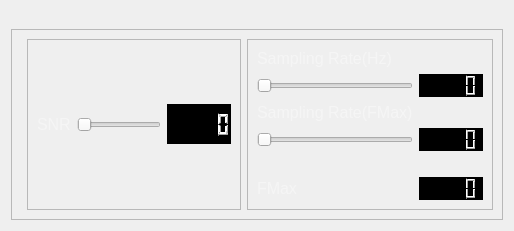
      <widget class="QWidget" name="tab_2">
       <attribute name="title">
        <string>Viewer</string>
       </attribute>
       <layout class="QGridLayout" name="gridLayout_6">
        <item row="0" column="0">
         <widget class="PlotWidget" name="graph1Viewer" native="true">
          <property name="sizePolicy">
           <sizepolicy hsizetype="MinimumExpanding" vsizetype="Preferred">
            <horstretch>0</horstretch>
            <verstretch>0</verstretch>
           </sizepolicy>
          </property>
         </widget>
        </item>
        <item row="2" column="0">
         <widget class="PlotWidget" name="graph3Viewer" native="true">
          <property name="sizePolicy">
           <sizepolicy hsizetype="MinimumExpanding" vsizetype="Preferred">
            <horstretch>0</horstretch>
            <verstretch>0</verstretch>
           </sizepolicy>
          </property>
         </widget>
        </item>
        <item row="1" column="0">
         <widget class="PlotWidget" name="graph2Viewer" native="true">
          <property name="sizePolicy">
           <sizepolicy hsizetype="MinimumExpanding" vsizetype="Preferred">
            <horstretch>0</horstretch>
            <verstretch>0</verstretch>
           </sizepolicy>
          </property>
         </widget>
        </item>
        <item row="3" column="0">
         <widget class="QFrame" name="frame">
          <property name="sizePolicy">
           <sizepolicy hsizetype="Expanding" vsizetype="Preferred">
            <horstretch>0</horstretch>
            <verstretch>0</verstretch>
           </sizepolicy>
          </property>
          <property name="frameShape">
           <enum>QFrame::StyledPanel</enum>
          </property>
          <property name="frameShadow">
           <enum>QFrame::Raised</enum>
          </property>
          <layout class="QGridLayout" name="gridLayout_4">
           <item row="0" column="2">
            <widget class="QFrame" name="frame_3">
             <property name="enabled">
              <bool>true</bool>
             </property>
             <property name="maximumSize">
              <size>
               <width>500</width>
               <height>180</height>
              </size>
             </property>
             <property name="frameShape">
              <enum>QFrame::StyledPanel</enum>
             </property>
             <property name="frameShadow">
              <enum>QFrame::Raised</enum>
             </property>
             <layout class="QGridLayout" name="gridLayout_7">
              <item row="7" column="0">
               <widget class="QLabel" name="label_6">
                <property name="palette">
                 <palette>
                  <active>
                   <colorrole role="WindowText">
                    <brush brushstyle="SolidPattern">
                     <color alpha="255">
                      <red>245</red>
                      <green>245</green>
                      <blue>245</blue>
                     </color>
                    </brush>
                   </colorrole>
                   <colorrole role="Text">
                    <brush brushstyle="SolidPattern">
                     <color alpha="255">
                      <red>245</red>
                      <green>245</green>
                      <blue>245</blue>
                     </color>
                    </brush>
                   </colorrole>
                   <colorrole role="PlaceholderText">
                    <brush brushstyle="SolidPattern">
                     <color alpha="128">
                      <red>245</red>
                      <green>245</green>
                      <blue>245</blue>
                     </color>
                    </brush>
                   </colorrole>
                  </active>
                  <inactive>
                   <colorrole role="WindowText">
                    <brush brushstyle="SolidPattern">
                     <color alpha="255">
                      <red>245</red>
                      <green>245</green>
                      <blue>245</blue>
                     </color>
                    </brush>
                   </colorrole>
                   <colorrole role="Text">
                    <brush brushstyle="SolidPattern">
                     <color alpha="255">
                      <red>245</red>
                      <green>245</green>
                      <blue>245</blue>
                     </color>
                    </brush>
                   </colorrole>
                   <colorrole role="PlaceholderText">
                    <brush brushstyle="SolidPattern">
                     <color alpha="128">
                      <red>245</red>
                      <green>245</green>
                      <blue>245</blue>
                     </color>
                    </brush>
                   </colorrole>
                  </inactive>
                  <disabled>
                   <colorrole role="WindowText">
                    <brush brushstyle="SolidPattern">
                     <color alpha="255">
                      <red>120</red>
                      <green>120</green>
                      <blue>120</blue>
                     </color>
                    </brush>
                   </colorrole>
                   <colorrole role="Text">
                    <brush brushstyle="SolidPattern">
                     <color alpha="255">
                      <red>120</red>
                      <green>120</green>
                      <blue>120</blue>
                     </color>
                    </brush>
                   </colorrole>
                   <colorrole role="PlaceholderText">
                    <brush brushstyle="SolidPattern">
                     <color alpha="128">
                      <red>0</red>
                      <green>0</green>
                      <blue>0</blue>
                     </color>
                    </brush>
                   </colorrole>
                  </disabled>
                 </palette>
                </property>
                <property name="font">
                 <font>
                  <pointsize>12</pointsize>
                 </font>
                </property>
                <property name="text">
                 <string>Sampling Rate(FMax)</string>
                </property>
               </widget>
              </item>
              <item row="8" column="0">
               <widget class="QSlider" name="normalizedSliderViewer">
                <property name="orientation">
                 <enum>Qt::Horizontal</enum>
                </property>
               </widget>
              </item>
              <item row="8" column="3">
               <widget class="QLCDNumber" name="normalizedBoxViewer">
                <property name="styleSheet">
                 <string notr="true">QLCDNumber{
    color: rgb(255, 255, 255);    
    background-color: rgb(0, 0, 0);
}</string>
                </property>
               </widget>
              </item>
              <item row="5" column="0">
               <widget class="QSlider" name="samplingSliderViewer">
                <property name="sizePolicy">
                 <sizepolicy hsizetype="Expanding" vsizetype="Fixed">
                  <horstretch>2</horstretch>
                  <verstretch>0</verstretch>
                 </sizepolicy>
                </property>
                <property name="orientation">
                 <enum>Qt::Horizontal</enum>
                </property>
               </widget>
              </item>
              <item row="10" column="0">
               <widget class="QLabel" name="FMaxLabel">
                <property name="palette">
                 <palette>
                  <active>
                   <colorrole role="WindowText">
                    <brush brushstyle="SolidPattern">
                     <color alpha="255">
                      <red>245</red>
                      <green>245</green>
                      <blue>245</blue>
                     </color>
                    </brush>
                   </colorrole>
                   <colorrole role="Text">
                    <brush brushstyle="SolidPattern">
                     <color alpha="255">
                      <red>245</red>
                      <green>245</green>
                      <blue>245</blue>
                     </color>
                    </brush>
                   </colorrole>
                   <colorrole role="PlaceholderText">
                    <brush brushstyle="SolidPattern">
                     <color alpha="128">
                      <red>245</red>
                      <green>245</green>
                      <blue>245</blue>
                     </color>
                    </brush>
                   </colorrole>
                  </active>
                  <inactive>
                   <colorrole role="WindowText">
                    <brush brushstyle="SolidPattern">
                     <color alpha="255">
                      <red>245</red>
                      <green>245</green>
                      <blue>245</blue>
                     </color>
                    </brush>
                   </colorrole>
                   <colorrole role="Text">
                    <brush brushstyle="SolidPattern">
                     <color alpha="255">
                      <red>245</red>
                      <green>245</green>
                      <blue>245</blue>
                     </color>
                    </brush>
                   </colorrole>
                   <colorrole role="PlaceholderText">
                    <brush brushstyle="SolidPattern">
                     <color alpha="128">
                      <red>245</red>
                      <green>245</green>
                      <blue>245</blue>
                     </color>
                    </brush>
                   </colorrole>
                  </inactive>
                  <disabled>
                   <colorrole role="WindowText">
                    <brush brushstyle="SolidPattern">
                     <color alpha="255">
                      <red>120</red>
                      <green>120</green>
                      <blue>120</blue>
                     </color>
                    </brush>
                   </colorrole>
                   <colorrole role="Text">
                    <brush brushstyle="SolidPattern">
                     <color alpha="255">
                      <red>120</red>
                      <green>120</green>
                      <blue>120</blue>
                     </color>
                    </brush>
                   </colorrole>
                   <colorrole role="PlaceholderText">
                    <brush brushstyle="SolidPattern">
                     <color alpha="128">
                      <red>0</red>
                      <green>0</green>
                      <blue>0</blue>
                     </color>
                    </brush>
                   </colorrole>
                  </disabled>
                 </palette>
                </property>
                <property name="text">
                 <string>&lt;html&gt;&lt;head/&gt;&lt;body&gt;&lt;p&gt;&lt;span style=&quot; font-size:12pt;&quot;&gt;FMax&lt;/span&gt;&lt;/p&gt;&lt;/body&gt;&lt;/html&gt;</string>
                </property>
               </widget>
              </item>
              <item row="5" column="3">
               <widget class="QLCDNumber" name="frequencyBoxViewer">
                <property name="styleSheet">
                 <string notr="true">QLCDNumber{
    color: rgb(255, 255, 255);    
    background-color: rgb(0, 0, 0);
}</string>
                </property>
               </widget>
              </item>
              <item row="10" column="3">
               <widget class="QLCDNumber" name="FMaxBox">
                <property name="styleSheet">
                 <string notr="true">QLCDNumber{
    color: rgb(255, 255, 255);    
    background-color: rgb(0, 0, 0);
}</string>
                </property>
               </widget>
              </item>
              <item row="4" column="0">
               <widget class="QLabel" name="label_2">
                <property name="palette">
                 <palette>
                  <active>
                   <colorrole role="WindowText">
                    <brush brushstyle="SolidPattern">
                     <color alpha="255">
                      <red>245</red>
                      <green>245</green>
                      <blue>245</blue>
                     </color>
                    </brush>
                   </colorrole>
                   <colorrole role="Text">
                    <brush brushstyle="SolidPattern">
                     <color alpha="255">
                      <red>245</red>
                      <green>245</green>
                      <blue>245</blue>
                     </color>
                    </brush>
                   </colorrole>
                   <colorrole role="ButtonText">
                    <brush brushstyle="SolidPattern">
                     <color alpha="255">
                      <red>245</red>
                      <green>245</green>
                      <blue>245</blue>
                     </color>
                    </brush>
                   </colorrole>
                   <colorrole role="ToolTipText">
                    <brush brushstyle="SolidPattern">
                     <color alpha="255">
                      <red>245</red>
                      <green>245</green>
                      <blue>245</blue>
                     </color>
                    </brush>
                   </colorrole>
                   <colorrole role="PlaceholderText">
                    <brush brushstyle="SolidPattern">
                     <color alpha="128">
                      <red>245</red>
                      <green>245</green>
                      <blue>245</blue>
                     </color>
                    </brush>
                   </colorrole>
                  </active>
                  <inactive>
                   <colorrole role="WindowText">
                    <brush brushstyle="SolidPattern">
                     <color alpha="255">
                      <red>245</red>
                      <green>245</green>
                      <blue>245</blue>
                     </color>
                    </brush>
                   </colorrole>
                   <colorrole role="Text">
                    <brush brushstyle="SolidPattern">
                     <color alpha="255">
                      <red>245</red>
                      <green>245</green>
                      <blue>245</blue>
                     </color>
                    </brush>
                   </colorrole>
                   <colorrole role="ButtonText">
                    <brush brushstyle="SolidPattern">
                     <color alpha="255">
                      <red>245</red>
                      <green>245</green>
                      <blue>245</blue>
                     </color>
                    </brush>
                   </colorrole>
                   <colorrole role="ToolTipText">
                    <brush brushstyle="SolidPattern">
                     <color alpha="255">
                      <red>245</red>
                      <green>245</green>
                      <blue>245</blue>
                     </color>
                    </brush>
                   </colorrole>
                   <colorrole role="PlaceholderText">
                    <brush brushstyle="SolidPattern">
                     <color alpha="128">
                      <red>245</red>
                      <green>245</green>
                      <blue>245</blue>
                     </color>
                    </brush>
                   </colorrole>
                  </inactive>
                  <disabled>
                   <colorrole role="WindowText">
                    <brush brushstyle="SolidPattern">
                     <color alpha="255">
                      <red>120</red>
                      <green>120</green>
                      <blue>120</blue>
                     </color>
                    </brush>
                   </colorrole>
                   <colorrole role="Text">
                    <brush brushstyle="SolidPattern">
                     <color alpha="255">
                      <red>120</red>
                      <green>120</green>
                      <blue>120</blue>
                     </color>
                    </brush>
                   </colorrole>
                   <colorrole role="ButtonText">
                    <brush brushstyle="SolidPattern">
                     <color alpha="255">
                      <red>120</red>
                      <green>120</green>
                      <blue>120</blue>
                     </color>
                    </brush>
                   </colorrole>
                   <colorrole role="ToolTipText">
                    <brush brushstyle="SolidPattern">
                     <color alpha="255">
                      <red>245</red>
                      <green>245</green>
                      <blue>245</blue>
                     </color>
                    </brush>
                   </colorrole>
                   <colorrole role="PlaceholderText">
                    <brush brushstyle="SolidPattern">
                     <color alpha="128">
                      <red>0</red>
                      <green>0</green>
                      <blue>0</blue>
                     </color>
                    </brush>
                   </colorrole>
                  </disabled>
                 </palette>
                </property>
                <property name="font">
                 <font>
                  <pointsize>12</pointsize>
                 </font>
                </property>
                <property name="text">
                 <string>Sampling Rate(Hz)</string>
                </property>
               </widget>
              </item>
              <item row="9" column="0">
               <widget class="QLabel" name="label_7">
                <property name="text">
                 <string/>
                </property>
               </widget>
              </item>
             </layout>
            </widget>
           </item>
           <item row="0" column="1">
            <widget class="QFrame" name="frame_2">
             <property name="sizePolicy">
              <sizepolicy hsizetype="MinimumExpanding" vsizetype="Preferred">
               <horstretch>0</horstretch>
               <verstretch>0</verstretch>
              </sizepolicy>
             </property>
             <property name="maximumSize">
              <size>
               <width>500</width>
               <height>16777215</height>
              </size>
             </property>
             <property name="frameShape">
              <enum>QFrame::StyledPanel</enum>
             </property>
             <property name="frameShadow">
              <enum>QFrame::Raised</enum>
             </property>
             <layout class="QHBoxLayout" name="horizontalLayout">
              <item>
               <widget class="QLabel" name="label">
                <property name="palette">
                 <palette>
                  <active>
                   <colorrole role="WindowText">
                    <brush brushstyle="SolidPattern">
                     <color alpha="255">
                      <red>245</red>
                      <green>245</green>
                      <blue>245</blue>
                     </color>
                    </brush>
                   </colorrole>
                   <colorrole role="Text">
                    <brush brushstyle="SolidPattern">
                     <color alpha="255">
                      <red>245</red>
                      <green>245</green>
                      <blue>245</blue>
                     </color>
                    </brush>
                   </colorrole>
                   <colorrole role="PlaceholderText">
                    <brush brushstyle="SolidPattern">
                     <color alpha="128">
                      <red>245</red>
                      <green>245</green>
                      <blue>245</blue>
                     </color>
                    </brush>
                   </colorrole>
                  </active>
                  <inactive>
                   <colorrole role="WindowText">
                    <brush brushstyle="SolidPattern">
                     <color alpha="255">
                      <red>245</red>
                      <green>245</green>
                      <blue>245</blue>
                     </color>
                    </brush>
                   </colorrole>
                   <colorrole role="Text">
                    <brush brushstyle="SolidPattern">
                     <color alpha="255">
                      <red>245</red>
                      <green>245</green>
                      <blue>245</blue>
                     </color>
                    </brush>
                   </colorrole>
                   <colorrole role="PlaceholderText">
                    <brush brushstyle="SolidPattern">
                     <color alpha="128">
                      <red>245</red>
                      <green>245</green>
                      <blue>245</blue>
                     </color>
                    </brush>
                   </colorrole>
                  </inactive>
                  <disabled>
                   <colorrole role="WindowText">
                    <brush brushstyle="SolidPattern">
                     <color alpha="255">
                      <red>120</red>
                      <green>120</green>
                      <blue>120</blue>
                     </color>
                    </brush>
                   </colorrole>
                   <colorrole role="Text">
                    <brush brushstyle="SolidPattern">
                     <color alpha="255">
                      <red>120</red>
                      <green>120</green>
                      <blue>120</blue>
                     </color>
                    </brush>
                   </colorrole>
                   <colorrole role="PlaceholderText">
                    <brush brushstyle="SolidPattern">
                     <color alpha="128">
                      <red>0</red>
                      <green>0</green>
                      <blue>0</blue>
                     </color>
                    </brush>
                   </colorrole>
                  </disabled>
                 </palette>
                </property>
                <property name="font">
                 <font>
                  <pointsize>12</pointsize>
                 </font>
                </property>
                <property name="text">
                 <string>SNR</string>
                </property>
               </widget>
              </item>
              <item>
               <widget class="QSlider" name="SNRSlider">
                <property name="sizePolicy">
                 <sizepolicy hsizetype="Expanding" vsizetype="Fixed">
                  <horstretch>2</horstretch>
                  <verstretch>0</verstretch>
                 </sizepolicy>
                </property>
                <property name="orientation">
                 <enum>Qt::Horizontal</enum>
                </property>
               </widget>
              </item>
              <item>
               <widget class="QLCDNumber" name="SNRBox">
                <property name="maximumSize">
                 <size>
                  <width>16777215</width>
                  <height>40</height>
                 </size>
                </property>
                <property name="styleSheet">
                 <string notr="true">QLCDNumber{
    color: rgb(255, 255, 255);    
    background-color: rgb(0, 0, 0);
}</string>
                </property>
               </widget>
              </item>
             </layout>
            </widget>
           </item>
           <item row="0" column="0">
            <widget class="QFrame" name="frame_8">
             <property name="maximumSize">
              <size>
               <width>300</width>
               <height>125</height>
              </size>
             </property>
             <property name="baseSize">
              <size>
               <width>0</width>
               <height>0</height>
              </size>
             </property>
             <property name="frameShape">
              <enum>QFrame::StyledPanel</enum>
             </property>
             <property name="frameShadow">
              <enum>QFrame::Raised</enum>
             </property>
             <widget class="QPushButton" name="loadButtonViewer">
              <property name="geometry">
               <rect>
                <x>50</x>
                <y>50</y>
                <width>150</width>
                <height>28</height>
               </rect>
              </property>
              <property name="sizePolicy">
               <sizepolicy hsizetype="MinimumExpanding" vsizetype="Fixed">
                <horstretch>0</horstretch>
                <verstretch>0</verstretch>
               </sizepolicy>
              </property>
              <property name="maximumSize">
               <size>
                <width>150</width>
                <height>16777215</height>
               </size>
              </property>
              <property name="palette">
               <palette>
                <active>
                 <colorrole role="WindowText">
                  <brush brushstyle="SolidPattern">
                   <color alpha="255">
                    <red>245</red>
                    <green>245</green>
                    <blue>245</blue>
                   </color>
                  </brush>
                 </colorrole>
                 <colorrole role="Text">
                  <brush brushstyle="SolidPattern">
                   <color alpha="255">
                    <red>245</red>
                    <green>245</green>
                    <blue>245</blue>
                   </color>
                  </brush>
                 </colorrole>
                 <colorrole role="ButtonText">
                  <brush brushstyle="SolidPattern">
                   <color alpha="255">
                    <red>245</red>
                    <green>245</green>
                    <blue>245</blue>
                   </color>
                  </brush>
                 </colorrole>
                 <colorrole role="PlaceholderText">
                  <brush brushstyle="SolidPattern">
                   <color alpha="128">
                    <red>245</red>
                    <green>245</green>
                    <blue>245</blue>
                   </color>
                  </brush>
                 </colorrole>
                </active>
                <inactive>
                 <colorrole role="WindowText">
                  <brush brushstyle="SolidPattern">
                   <color alpha="255">
                    <red>245</red>
                    <green>245</green>
                    <blue>245</blue>
                   </color>
                  </brush>
                 </colorrole>
                 <colorrole role="Text">
                  <brush brushstyle="SolidPattern">
                   <color alpha="255">
                    <red>245</red>
                    <green>245</green>
                    <blue>245</blue>
                   </color>
                  </brush>
                 </colorrole>
                 <colorrole role="ButtonText">
                  <brush brushstyle="SolidPattern">
                   <color alpha="255">
                    <red>245</red>
                    <green>245</green>
                    <blue>245</blue>
                   </color>
                  </brush>
                 </colorrole>
                 <colorrole role="PlaceholderText">
                  <brush brushstyle="SolidPattern">
                   <color alpha="128">
                    <red>245</red>
                    <green>245</green>
                    <blue>245</blue>
                   </color>
                  </brush>
                 </colorrole>
                </inactive>
                <disabled>
                 <colorrole role="WindowText">
                  <brush brushstyle="SolidPattern">
                   <color alpha="255">
                    <red>120</red>
                    <green>120</green>
                    <blue>120</blue>
                   </color>
                  </brush>
                 </colorrole>
                 <colorrole role="Text">
                  <brush brushstyle="SolidPattern">
                   <color alpha="255">
                    <red>120</red>
                    <green>120</green>
                    <blue>120</blue>
                   </color>
                  </brush>
                 </colorrole>
                 <colorrole role="ButtonText">
                  <brush brushstyle="SolidPattern">
                   <color alpha="255">
                    <red>120</red>
                    <green>120</green>
                    <blue>120</blue>
                   </color>
                  </brush>
                 </colorrole>
                 <colorrole role="PlaceholderText">
                  <brush brushstyle="SolidPattern">
                   <color alpha="128">
                    <red>0</red>
                    <green>0</green>
                    <blue>0</blue>
                   </color>
                  </brush>
                 </colorrole>
                </disabled>
               </palette>
              </property>
              <property name="font">
               <font>
                <pointsize>10</pointsize>
               </font>
              </property>
              <property name="text">
               <string>Load</string>
              </property>
             </widget>
            </widget>
           </item>
          </layout>
         </widget>
        </item>
       </layout>
      </widget>
